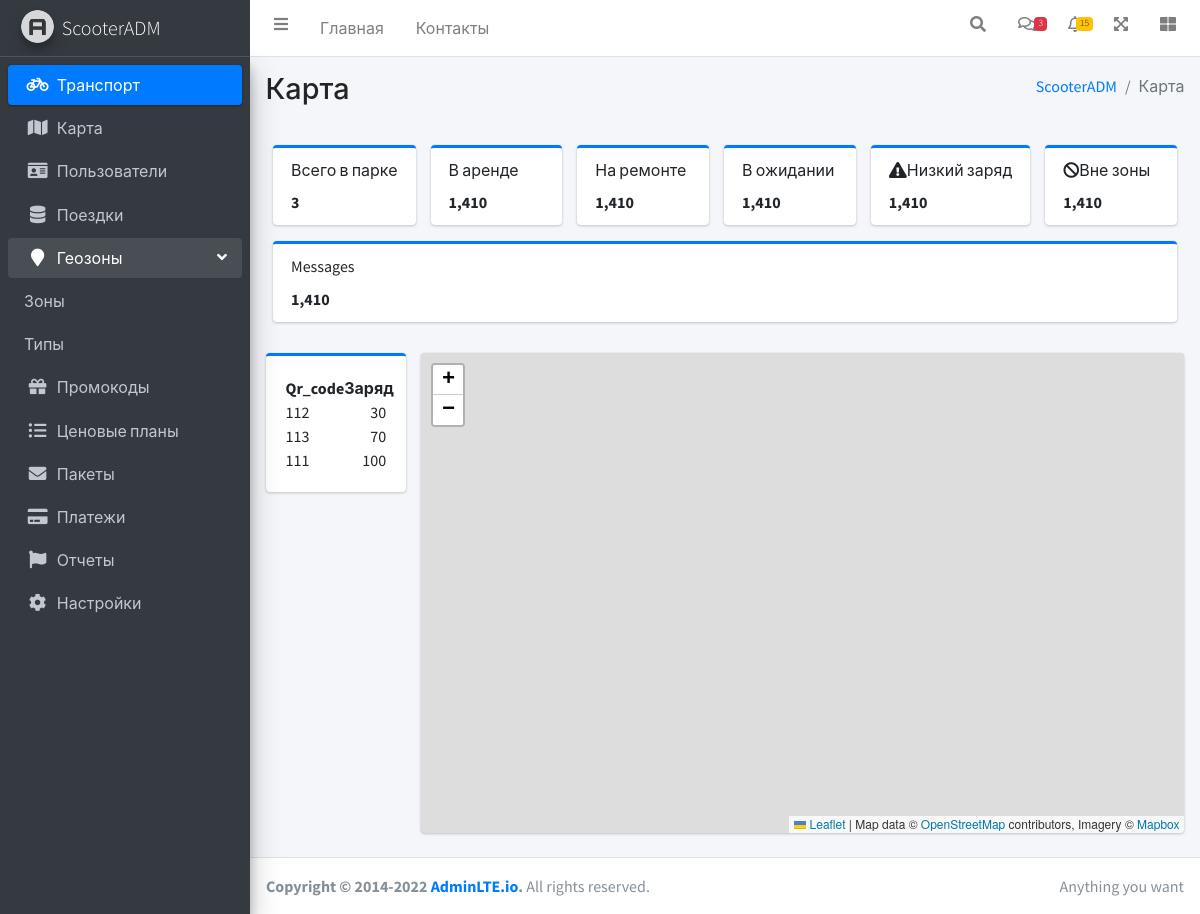
Page /map.html on the earlier database version.
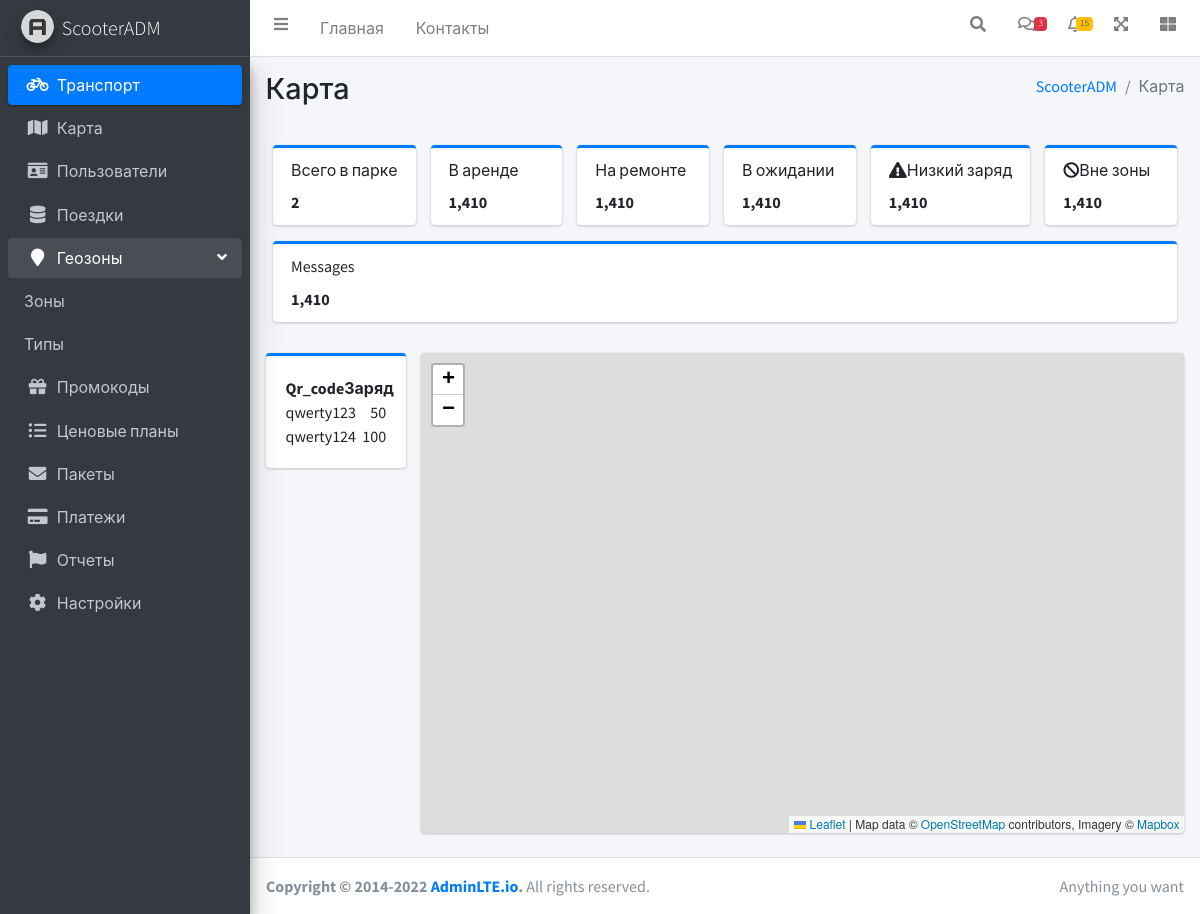
Same page on the later database version.
### adm/models.py (models this page shows, shortened)
class Transport(models.Model):
    Qr_code = models.IntegerField(null=False, unique = True)
    Serial_number = models.IntegerField(null=False, unique = True)
    Battery = models.IntegerField(null=False)
    Price = models.CharField(max_length = 30, null=True)
    Power = models.CharField(max_length = 30)
    Trip = models.IntegerField(null=True)
    Status = models.CharField(max_length = 30,null=True)
    Action = models.BooleanField(null=True)

### adm/views.py (the view)
# urls.py: path('map.html', views.map, name='map'),
def map(request):
    name = "Карта"
    trans = Transport.objects.all()
    summtransport = Transport.objects.count()
    return render(request, 'adm/content/map.html', {'trans': trans, 'name': name, 'summtransport': summtransport})

### templates/adm/content/map.html (shortened to what this page needs)
{% extends 'adm/index.html' %}
{% load static %}
{% block content_header %}
<div class="content-header">
      <div class="container-fluid">
        <div class="row mb-2">
          <div class="col-sm-6">
            <h1 class="m-0">{{name}}</h1>
          </div>
          <div class="col-sm-6">
            <ol class="breadcrumb float-sm-right">
              <li class="breadcrumb-item"><a href="#">{% block content_header_breadcrumb %}ScooterADM{% endblock %}</a></li>
              <li class="breadcrumb-item active">{{name}}</li>
            </ol>
          </div>
        </div>
      </div>
    </div>
{% endblock %}
{% block main_content.html %}
{% include 'adm/content/info-boxes.html' %}
<section class="content">
      <div class="container-fluid">
        <div class="row">
          <div class="col-md-2">
            <div class="card card-primary card-outline">
              <div class="card-body box-profile">
                  <div class="soflex2">
                      <div>
                            <div style="font-weight:bold" >Qr_code</div>
                            <div style="font-weight:bold" >Заряд</div>
                      </div>
                  {%for el in trans%}
                      <div>
                            <div>{{el.Qr_code}}</div>
                            <div>{{el.Battery}}</div>
                      </div>
                      {% endfor%}
                  </div>
              </div>
            </div>
          </div>
          <div class="col-md-10">
                <div id="mapid" class="card">
                </div>
          </div>
        </div>
      </div>
    </section>
{% endblock %}

Differences in the rows shown:
removed Transport: Qr_code "112", Battery "30"
removed Transport: Qr_code "113", Battery "70"
removed Transport: Qr_code "111", Battery "100"
added Transport: Qr_code "qwerty123", Battery "50"
added Transport: Qr_code "qwerty124", Battery "100"
Other differences:
{{ summtransport }}: "3" → "2"
